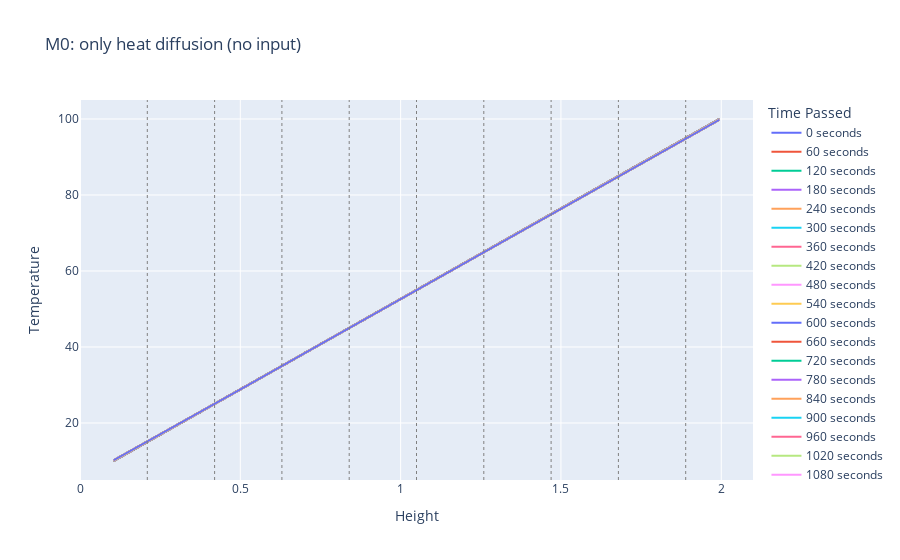
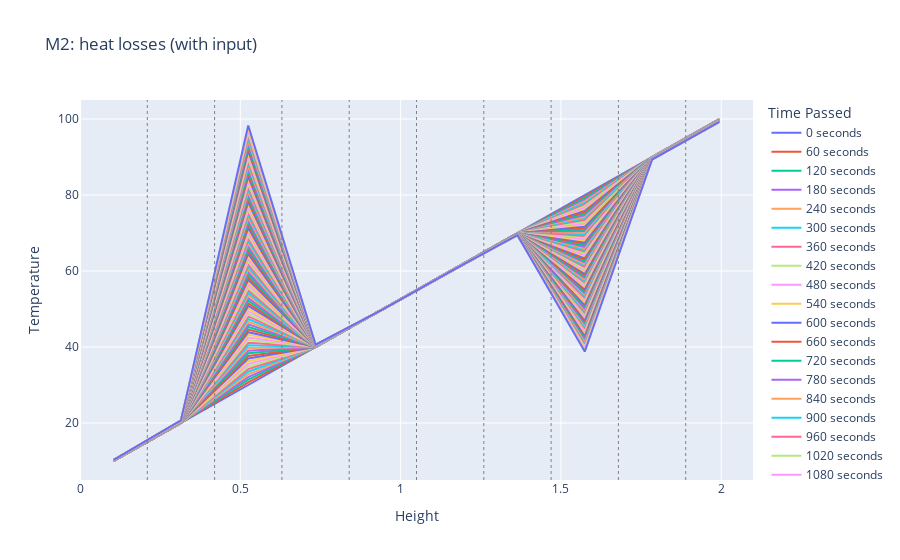
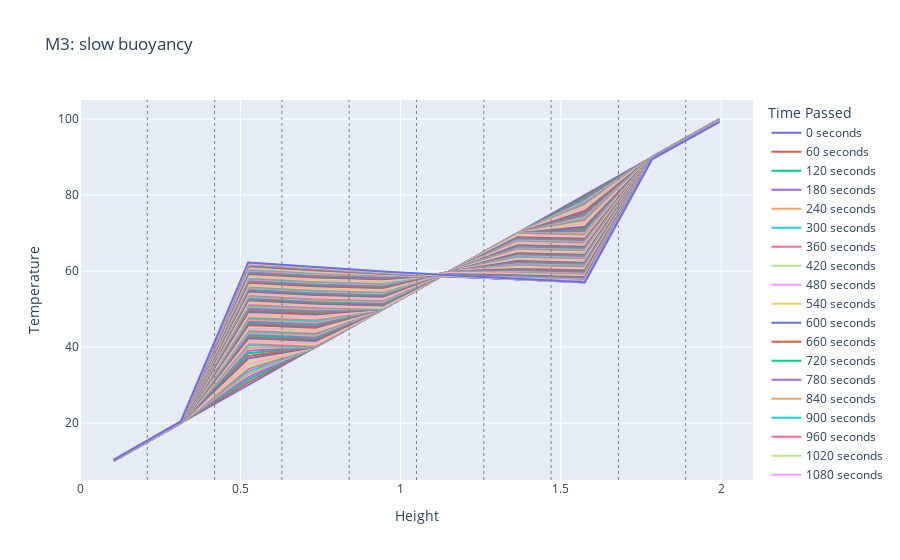
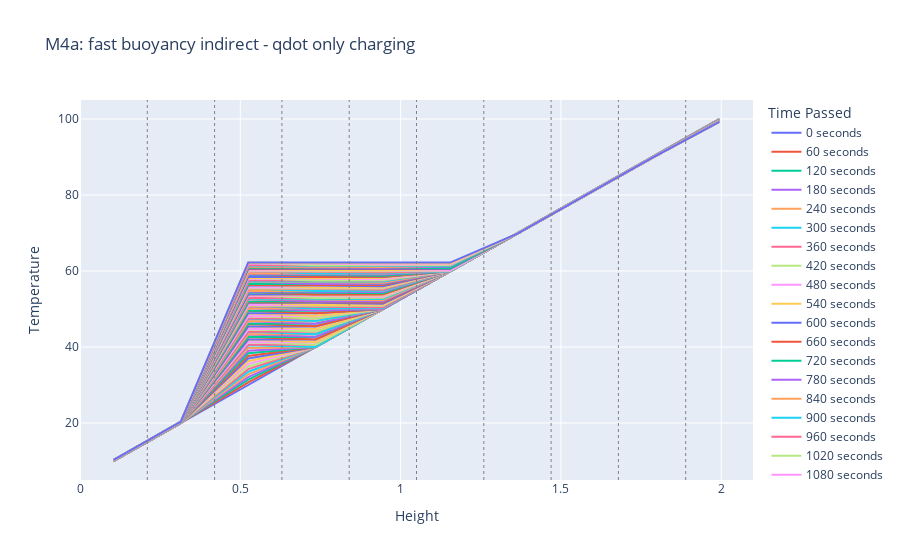

Here is the notebook cell these charts were saved with, in order:
### Markdown cell above
#### Model 4: only indirect heating (heat exchanger)

### Code cell
# MODEL 0 - only dif (no inputs)
tank_vector0 = HeatDistributionVector_model0(alpha, z, T_zero, dt)
stability0 = tank_vector0.stability_check()
if (stability0 == 0):
    # Solve for the temperatures
    final_temperature0, results0 = tank_vector0.vector_solve(num_steps)
    # Plot the results
    plot_results_height(results0, tank_vector0.heights, dt, z, dz, "M0: only heat diffusion (no input)")
    #plot_results_time(results0, dt, "M0: only heat diffusion (no input)")
"""
"""
# MODEL 2 - heat losses (with inputs)
tank_vector2 = HeatDistributionVector_model2(alpha, beta_i, beta_bottom, beta_top, lambda_i, phi_i, z, T_a, T_zero, dt, Qdot, mdot, Tm)
stability2 = tank_vector2.stability_check()
if (stability2 == 0):
    # Solve for the temperatures
    final_temperature2, results2 = tank_vector2.vector_solve(num_steps)
    # Plot the results
    plot_results_height(results2, tank_vector2.heights, dt, z, dz, "M2: heat losses (with input)")
    #plot_results_time(results2, dt, "Temperature development of each layer over time. M2: heat losses (with input)")


# MODEL 3 - slow buoy (inputs)
tank_vector3 = HeatDistributionVector_model3(alpha, beta_i, beta_bottom, beta_top, lambda_i, phi_i, z, T_a, T_zero, dt, Qdot, mdot, Tm)
stability3 = tank_vector3.stability_check()
if (stability3 == 0):
    # Solve for the temperatures
    final_temperature3, results3 = tank_vector3.vector_solve(num_steps)
    # Plot the results
    plot_results_height(results3, tank_vector3.heights, dt, z, dz, "M3: slow buoyancy")
    #plot_results_time(results3, dt, "Temperature development of each layer over time. M3: slow buoyancy")

"""

"""
# MODEL 4a - fast buoy (only charging +qdot)
tank_vector4a = HeatDistributionVector_model4a(alpha, beta_i, beta_bottom, beta_top, lambda_i, phi_i, z, T_a, T_zero, dt, Qdot_char, mdot, Tm)
stability4a = tank_vector4a.stability_check()
if (stability4a == 0):
    # Solve for the temperatures
    final_temperature4, results4a = tank_vector4a.vector_solve(num_steps)
    # Plot the results
    plot_results_height(results4a, tank_vector4a.heights, dt, z, dz, "M4a: fast buoyancy indirect - qdot only charging")
    #plot_results_time(results4a, dt, "M4a: fast buoyancy (only indirect charging), Temperature development of each layer over time.)")

# MODEL 4b - fast buoy (only discharging -qdot)
tank_vector4b = HeatDistributionVector_model4b(alpha, beta_i, beta_bottom, beta_top, lambda_i, phi_i, z, T_a, T_zero, dt, Qdot_dischar, mdot, Tm)
stability4b = tank_vector4b.stability_check()
if (stability4b == 0):
    # Solve for the temperatures
    final_temperature4b, results4b = tank_vector4b.vector_solve(num_steps)
    # Plot the results
    plot_results_height(results4b, tank_vector4b.heights, dt, z, dz, "M4b: fast buoyancy indirect - qdot only discharging")
    #plot_results_time(results4b, dt, "M4b: fast buoyancy (only indirect discharging), Temperature development of each layer over time.)")

# MODEL 4c - fast buoy (qdot separate)
tank_vector4c = HeatDistributionVector_model4c(alpha, beta_i, beta_bottom, beta_top, lambda_i, phi_i, z, T_a, T_zero, dt, Qdot_char, Qdot_dischar, mdot, Tm)
stability4c = tank_vector4c.stability_check()
if (stability4c == 0):
    # Solve for the temperatures
    final_temperature4c, results4c = tank_vector4c.vector_solve(num_steps)
    # Plot the results
    plot_results_height(results4c, tank_vector4c.heights, dt, z, dz, "M4c: fast buoyancy indirect - qdot manually separated (charge/discharge)")
    #plot_results_time(results4c, dt, "M4: fast buoyancy (only indirect charging), Temperature development of each layer over time.)")
    

# MODEL 4d - fast buoy (qdot together)
tank_vector4d = HeatDistributionVector_model4d(alpha, beta_i, beta_bottom, beta_top, lambda_i, phi_i, z, T_a, T_zero, dt, Qdot, mdot, Tm)
stability4d = tank_vector4d.stability_check()
if (stability4d == 0):
    # Solve for the temperatures
    final_temperature4d, results4d = tank_vector4d.vector_solve(num_steps)
    # Plot the results
    plot_results_height(results4d, tank_vector4d.heights, dt, z, dz, "M4d: fast buoyancy indirect - qdot NOT separated (charge/discharge together)")
    #plot_results_time(results4, dt, "M4: fast buoyancy (only indirect charging), Temperature development of each layer over time.)")
    

# MODEL 4 - fast buoy (qdot integrated)
tank_vector4 = HeatDistributionVector_model4(alpha, beta_i, beta_bottom, beta_top, lambda_i, phi_i, z, T_a, T_zero, dt, Qdot, mdot, Tm)
stability4 = tank_vector4.stability_check()
if (stability4 == 0):
    # Solve for the temperatures
    final_temperature4, results4 = tank_vector4.vector_solve(num_steps)
    # Plot the results
    plot_results_height(results4, tank_vector4.heights, dt, z, dz, "M4: fast buoyancy indirect - qdot separated in code (charge/discharge)")
    #plot_results_time(results4, dt, "M4: fast buoyancy (only indirect charging), Temperature development of each layer over time.)")
